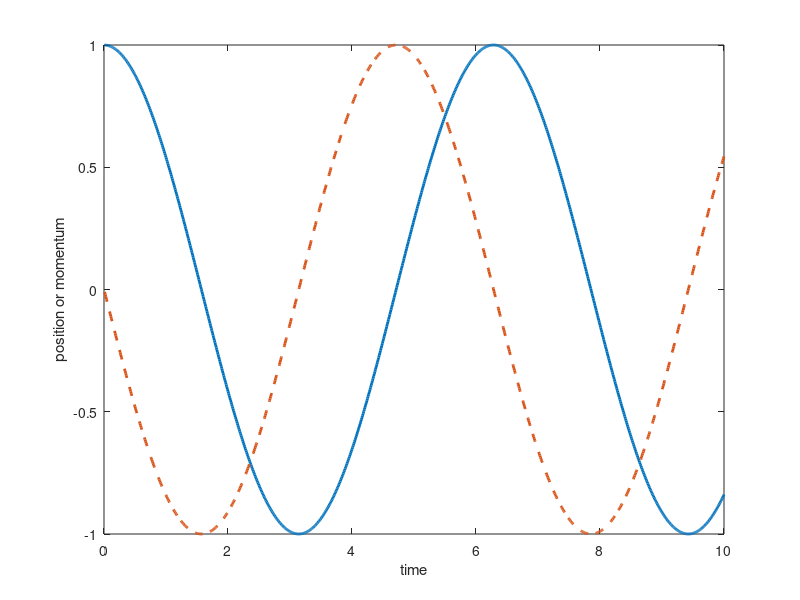

MATLAB code to generate this figure: (Note: this script raises an error after producing the figure.)
clear; close all;
m=1; lambda=1; dt=0.01; n_step=1000;
p=0; q=1; 
pp=zeros(n_step,1); qq=zeros(n_step,1);
for step=1:n_step
    p=p-(dt/2)*m*lambda*lambda*q; 
    q=q+(dt/m)*p;
    p=p-(dt/2)*m*lambda*lambda*q;
    pp(step,:)=p; qq(step,:)=q;
end

figure;
plot((1:n_step)*dt,qq,'linewidth',2);hold on;
plot((1:n_step)*dt,pp,'--','linewidth',2);hold on;
xlabel('time');
ylabel('position or momentum');
legend('position','momentum');
set(gca,'fontsize',16);

figure;
plot((1:n_step)*dt,0.5*m*qq.^2,'linewidth',2);hold on;
plot((1:n_step)*dt,pp.^2/m/2,'--','linewidth',2);hold on;
plot((1:n_step)*dt,0.5*m*qq.^2+pp.^2/m/2,'-.','linewidth',3);hold on;
xlabel('time');
ylabel('Energy');
legend('potential','kinetic','total');
set(gca,'fontsize',16);

figure;
plot((1:n_step)*dt,0.5*m*qq.^2+pp.^2/m/2,'-.','linewidth',3);hold on;
xlabel('time');
ylabel('Total Energy');
set(gca,'fontsize',16);

figure;
plot(qq,pp,'.','markersize',20);
xlabel('position');
ylabel('momentum');
set(gca,'fontsize',16);


